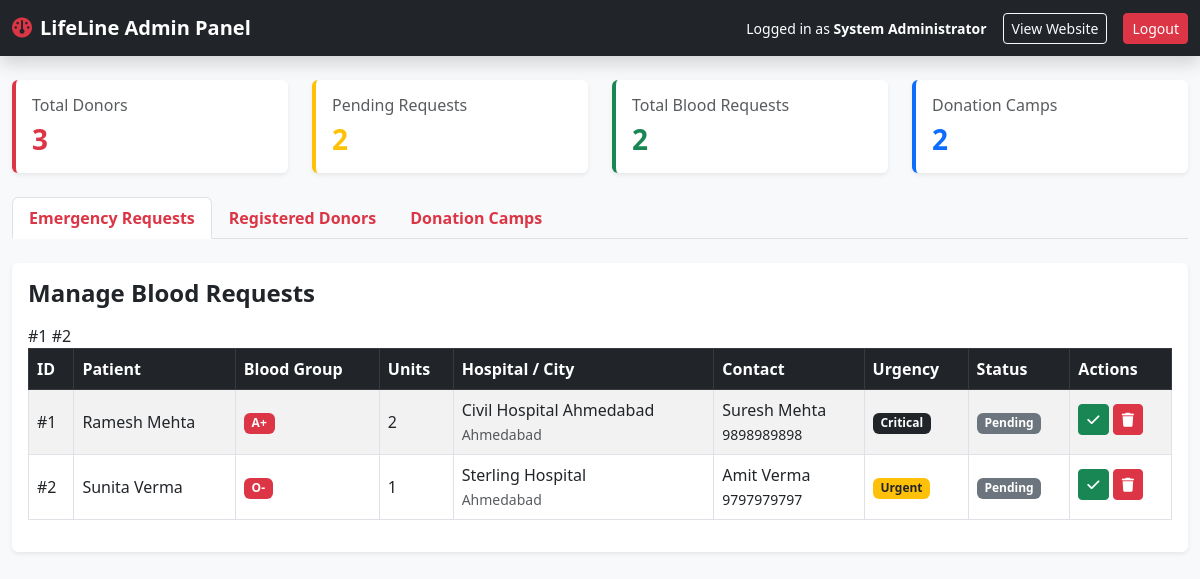
/admin.php (signed in), run on the app's committed database.
### tables this page shows
CREATE TABLE blood_requests (
    id INT AUTO_INCREMENT PRIMARY KEY,
    patient_name VARCHAR(100) NOT NULL,
    blood_group VARCHAR(5) NOT NULL,
    units INT NOT NULL,
    hospital VARCHAR(150) NOT NULL,
    city VARCHAR(100) NOT NULL,
    contact_person VARCHAR(100) NOT NULL,
    phone VARCHAR(20) NOT NULL,
    urgency ENUM('Normal', 'Urgent', 'Critical') DEFAULT 'Urgent',
    status ENUM('Pending', 'Fulfilled', 'Cancelled') DEFAULT 'Pending',
    created_at TIMESTAMP DEFAULT CURRENT_TIMESTAMP
);

### admin.php (the view, shortened to what this page needs)
<?php
require 'db.php';
$total_donors = $pdo->query("SELECT COUNT(*) FROM users WHERE is_admin = 0")->fetchColumn();
$total_requests = $pdo->query("SELECT COUNT(*) FROM blood_requests")->fetchColumn();
$pending_requests = $pdo->query("SELECT COUNT(*) FROM blood_requests WHERE status='Pending'")->fetchColumn();
$total_camps = $pdo->query("SELECT COUNT(*) FROM camps")->fetchColumn();
$requests = $pdo->query("SELECT * FROM blood_requests ORDER BY created_at DESC")->fetchAll();
?>
<!DOCTYPE html>
<html lang="en">
<head>
    <link href="https://cdn.jsdelivr.net/npm/bootstrap@5.3.0/dist/css/bootstrap.min.css" rel="stylesheet">
    <link rel="stylesheet" href="https://cdnjs.cloudflare.com/ajax/libs/font-awesome/6.4.0/css/all.min.css">
</head>
<body class="bg-light">
<nav class="navbar navbar-dark bg-dark shadow">
    <div class="container-fluid">
        <a class="navbar-brand fw-bold" href="admin.php"><i class="fa-solid fa-gauge text-danger me-2"></i>LifeLine Admin Panel</a>
        <div class="d-flex align-items-center gap-3">
            <span class="text-white small">Logged in as <strong><?= htmlspecialchars($_SESSION['user_name']) ?></strong></span>
            <a href="index.php" class="btn btn-outline-light btn-sm">View Website</a>
            <a href="logout.php" class="btn btn-danger btn-sm">Logout</a>
        </div>
    </div>
</nav>
<div class="container-fluid py-4">
    <div class="row g-4 mb-4">
        <div class="col-md-3">
            <div class="card shadow-sm border-0 border-start border-danger border-4 p-3 bg-white">
                <h6 class="text-muted">Total Donors</h6>
                <h3 class="fw-bold text-danger mb-0"><?= $total_donors ?></h3>
            </div>
        </div>
        <div class="col-md-3">
            <div class="card shadow-sm border-0 border-start border-warning border-4 p-3 bg-white">
                <h6 class="text-muted">Pending Requests</h6>
                <h3 class="fw-bold text-warning mb-0"><?= $pending_requests ?></h3>
            </div>
        </div>
        <div class="col-md-3">
            <div class="card shadow-sm border-0 border-start border-success border-4 p-3 bg-white">
                <h6 class="text-muted">Total Blood Requests</h6>
                <h3 class="fw-bold text-success mb-0"><?= $total_requests ?></h3>
            </div>
        </div>
        <div class="col-md-3">
            <div class="card shadow-sm border-0 border-start border-primary border-4 p-3 bg-white">
                <h6 class="text-muted">Donation Camps</h6>
                <h3 class="fw-bold text-primary mb-0"><?= $total_camps ?></h3>
            </div>
        </div>
    </div>
    <ul class="nav nav-tabs mb-4" id="adminTabs" role="tablist">
        <li class="nav-item">
            <button class="nav-link active fw-bold text-danger" id="requests-tab" data-bs-toggle="tab" data-bs-target="#requests" type="button">Emergency Requests</button>
        </li>
        <li class="nav-item">
            <button class="nav-link fw-bold text-danger" id="donors-tab" data-bs-toggle="tab" data-bs-target="#donors" type="button">Registered Donors</button>
        </li>
        <li class="nav-item">
            <button class="nav-link fw-bold text-danger" id="camps-tab" data-bs-toggle="tab" data-bs-target="#camps" type="button">Donation Camps</button>
        </li>
    </ul>
    <div class="tab-content">
        <div class="tab-pane fade show active" id="requests">
            <div class="card shadow-sm border-0 p-3">
                <h4 class="mb-3 fw-bold text-dark">Manage Blood Requests</h4>
                <div class="table-responsive">
                    <table class="table table-striped table-bordered align-middle">
                        <thead class="table-dark">
                            <tr>
                                <th>ID</th>
                                <th>Patient</th>
                                <th>Blood Group</th>
                                <th>Units</th>
                                <th>Hospital / City</th>
                                <th>Contact</th>
                                <th>Urgency</th>
                                <th>Status</th>
                                <th>Actions</th>
                            </tr>
                        </thead>
                        <tbody>
                            <?php foreach($requests as $r): ?>
                            <tr>
                                <td>#<?= $r['id'] ?></td>
                                <td><?= htmlspecialchars($r['patient_name']) ?></td>
                                <td><span class="badge bg-danger"><?= $r['blood_group'] ?></span></td>
                                <td><?= $r['units'] ?></td>
                                <td><?= htmlspecialchars($r['hospital']) ?><br><small class="text-muted"><?= htmlspecialchars($r['city']) ?></small></td>
                                <td><?= htmlspecialchars($r['contact_person']) ?><br><small><?= htmlspecialchars($r['phone']) ?></small></td>
                                <td><span class="badge bg-<?= $r['urgency'] == 'Critical' ? 'dark' : 'warning text-dark' ?>"><?= $r['urgency'] ?></span></td>
                                <td><span class="badge bg-<?= $r['status'] == 'Fulfilled' ? 'success' : 'secondary' ?>"><?= $r['status'] ?></span></td>
                                <td>
                                    <?php if($r['status'] == 'Pending'): ?>
                                        <a href="admin.php?action=fulfill_req&id=<?= $r['id'] ?>" class="btn btn-success btn-sm mb-1" title="Mark Fulfilled"><i class="fa-solid fa-check"></i></a>
                                    <?php endif; ?>
                                    <a href="admin.php?action=delete_req&id=<?= $r['id'] ?>" class="btn btn-danger btn-sm mb-1" onclick="return confirm('Delete this request?');" title="Delete"><i class="fa-solid fa-trash"></i></a>
                                </td>
                            </tr>
                            <?php endforeach; ?>
                        </tbody>
                    </table>
                </div>
            </div>
        </div>
    </div>
</div>
</body>
</html>

### data on the page
blood_requests: id "1", patient_name "Ramesh Mehta", blood_group "A+", units "2", hospital "Civil Hospital Ahmedabad", city "Ahmedabad", contact_person "Suresh Mehta", phone "9898989898", urgency "Critical", status "Pending"
blood_requests: id "2", patient_name "Sunita Verma", blood_group "O-", units "1", hospital "Sterling Hospital", city "Ahmedabad", contact_person "Amit Verma", phone "9797979797", urgency "Urgent", status "Pending"

### other printed values
$_SESSION['user_name'] "System Administrator"
$total_donors "3"
$pending_requests "2"
$total_requests "2"
$total_camps "2"
